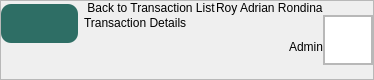
        <widget class="QFrame" name="Header">
         <property name="sizePolicy">
          <sizepolicy hsizetype="Expanding" vsizetype="Expanding">
           <horstretch>0</horstretch>
           <verstretch>0</verstretch>
          </sizepolicy>
         </property>
         <property name="minimumSize">
          <size>
           <width>0</width>
           <height>80</height>
          </size>
         </property>
         <property name="maximumSize">
          <size>
           <width>16777215</width>
           <height>80</height>
          </size>
         </property>
         <property name="cursor">
          <cursorShape>ArrowCursor</cursorShape>
         </property>
         <property name="frameShape">
          <enum>QFrame::StyledPanel</enum>
         </property>
         <property name="frameShadow">
          <enum>QFrame::Raised</enum>
         </property>
         <layout class="QHBoxLayout" name="horizontalLayout_3">
          <property name="spacing">
           <number>0</number>
          </property>
          <property name="leftMargin">
           <number>0</number>
          </property>
          <property name="topMargin">
           <number>0</number>
          </property>
          <property name="rightMargin">
           <number>0</number>
          </property>
          <property name="bottomMargin">
           <number>0</number>
          </property>
          <item alignment="Qt::AlignTop">
           <widget class="QWidget" name="BackButtonCon" native="true">
            <property name="styleSheet">
             <string notr="true">#Title{
	font: 700 22pt &quot;Lexend&quot;;
}
#Subtitle {
	font: 300 10pt &quot;Lexend Light&quot;;
}
QLabel {
    padding: 0px;
    margin: 0px;
}
</string>
            </property>
            <layout class="QHBoxLayout" name="horizontalLayout" stretch="0,0">
             <property name="spacing">
              <number>6</number>
             </property>
             <property name="leftMargin">
              <number>0</number>
             </property>
             <property name="topMargin">
              <number>0</number>
             </property>
             <property name="rightMargin">
              <number>0</number>
             </property>
             <property name="bottomMargin">
              <number>0</number>
             </property>
             <item alignment="Qt::AlignLeft">
              <widget class="QPushButton" name="BacktoTransactionButton">
               <property name="styleSheet">
                <string notr="true">QPushButton {
	font: 900 10pt &quot;Satoshi Black&quot;;
	background-color: #2E6E65;
 	border-radius: 10px;
	font-weight: bold;
	font-size: 25px;
	color: #F4F7ED;
	text-align: left;
	padding: 5px 5px;
}</string>
               </property>
               <property name="text">
                <string/>
               </property>
               <property name="icon">
                <iconset resource="../Images/resources.qrc">
                 <normaloff>:/lucide/icons/arrow-left.svg</normaloff>:/lucide/icons/arrow-left.svg</iconset>
               </property>
               <property name="iconSize">
                <size>
                 <width>40</width>
                 <height>40</height>
                </size>
               </property>
              </widget>
             </item>
             <item alignment="Qt::AlignTop">
              <widget class="QWidget" name="widget" native="true">
               <property name="sizePolicy">
                <sizepolicy hsizetype="Expanding" vsizetype="Fixed">
                 <horstretch>0</horstretch>
                 <verstretch>0</verstretch>
                </sizepolicy>
               </property>
               <property name="maximumSize">
                <size>
                 <width>16777215</width>
                 <height>16777215</height>
                </size>
               </property>
               <layout class="QVBoxLayout" name="verticalLayout_5">
                <property name="spacing">
                 <number>0</number>
                </property>
                <property name="leftMargin">
                 <number>0</number>
                </property>
                <property name="topMargin">
                 <number>0</number>
                </property>
                <property name="rightMargin">
                 <number>0</number>
                </property>
                <property name="bottomMargin">
                 <number>0</number>
                </property>
                <item alignment="Qt::AlignBottom">
                 <widget class="QLabel" name="Subtitle">
                  <property name="minimumSize">
                   <size>
                    <width>0</width>
                    <height>15</height>
                   </size>
                  </property>
                  <property name="maximumSize">
                   <size>
                    <width>16777215</width>
                    <height>15</height>
                   </size>
                  </property>
                  <property name="text">
                   <string> Back to Transaction List</string>
                  </property>
                  <property name="alignment">
                   <set>Qt::AlignLeading</set>
                  </property>
                 </widget>
                </item>
                <item alignment="Qt::AlignLeft|Qt::AlignTop">
                 <widget class="QLabel" name="Title">
                  <property name="enabled">
                   <bool>true</bool>
                  </property>
                  <property name="sizePolicy">
                   <sizepolicy hsizetype="Preferred" vsizetype="Expanding">
                    <horstretch>0</horstretch>
                    <verstretch>0</verstretch>
                   </sizepolicy>
                  </property>
                  <property name="minimumSize">
                   <size>
                    <width>0</width>
                    <height>30</height>
                   </size>
                  </property>
                  <property name="maximumSize">
                   <size>
                    <width>16777215</width>
                    <height>30</height>
                   </size>
                  </property>
                  <property name="text">
                   <string>Transaction Details</string>
                  </property>
                  <property name="textFormat">
                   <enum>Qt::PlainText</enum>
                  </property>
                  <property name="alignment">
                   <set>Qt::AlignLeading</set>
                  </property>
                  <property name="wordWrap">
                   <bool>true</bool>
                  </property>
                 </widget>
                </item>
               </layout>
              </widget>
             </item>
            </layout>
           </widget>
          </item>
          <item>
           <layout class="QHBoxLayout" name="UserPanel">
            <property name="rightMargin">
             <number>0</number>
            </property>
            <item>
             <layout class="QVBoxLayout" name="UserInfo">
              <property name="spacing">
               <number>0</number>
              </property>
              <item alignment="Qt::AlignRight">
               <widget class="QLabel" name="UserName">
                <property name="text">
                 <string>Roy Adrian Rondina</string>
                </property>
                <property name="alignment">
                 <set>Qt::AlignLeading</set>
                </property>
               </widget>
              </item>
              <item alignment="Qt::AlignRight">
               <widget class="QLabel" name="UserType">
                <property name="text">
                 <string>Admin</string>
                </property>
                <property name="alignment">
                 <set>Qt::AlignLeading</set>
                </property>
               </widget>
              </item>
             </layout>
            </item>
            <item>
             <widget class="QFrame" name="Profile">
              <property name="sizePolicy">
               <sizepolicy hsizetype="Fixed" vsizetype="Fixed">
                <horstretch>0</horstretch>
                <verstretch>0</verstretch>
               </sizepolicy>
              </property>
              <property name="minimumSize">
               <size>
                <width>50</width>
                <height>50</height>
               </size>
              </property>
              <property name="maximumSize">
               <size>
                <width>50</width>
                <height>50</height>
               </size>
              </property>
              <property name="frameShape">
               <enum>QFrame::StyledPanel</enum>
              </property>
              <property name="frameShadow">
               <enum>QFrame::Raised</enum>
              </property>
              <layout class="QVBoxLayout" name="verticalLayout_3">
               <property name="spacing">
                <number>0</number>
               </property>
               <property name="leftMargin">
                <number>0</number>
               </property>
               <property name="topMargin">
                <number>0</number>
               </property>
               <property name="rightMargin">
                <number>0</number>
               </property>
               <property name="bottomMargin">
                <number>0</number>
               </property>
               <item>
                <widget class="QGraphicsView" name="ProfilePic">
                 <property name="enabled">
                  <bool>true</bool>
                 </property>
                 <property name="sizePolicy">
                  <sizepolicy hsizetype="Preferred" vsizetype="Preferred">
                   <horstretch>0</horstretch>
                   <verstretch>0</verstretch>
                  </sizepolicy>
                 </property>
                 <property name="minimumSize">
                  <size>
                   <width>0</width>
                   <height>0</height>
                  </size>
                 </property>
                </widget>
               </item>
              </layout>
             </widget>
            </item>
           </layout>
          </item>
         </layout>
        </widget>
